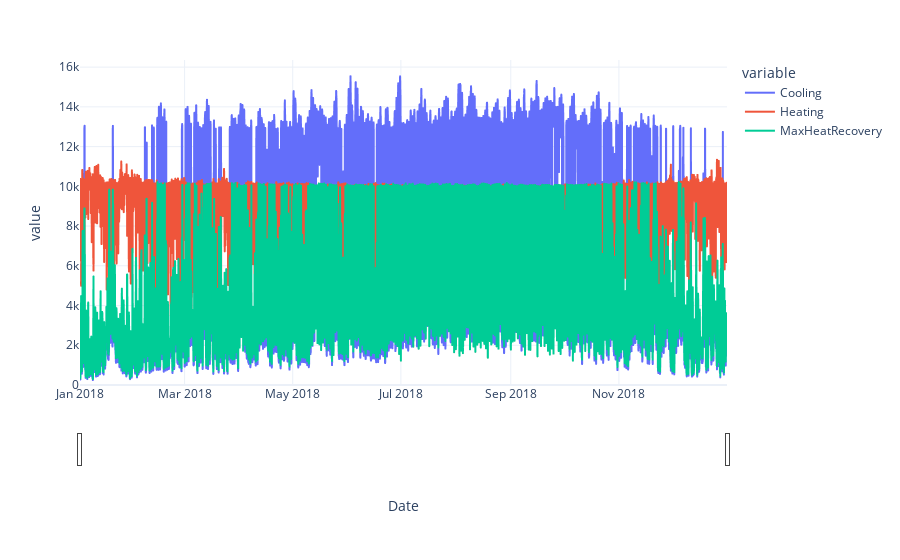

This figure's notebook cell:
### Code cell
toplot = lot[['Cooling', 'Heating', 'MaxHeatRecovery']].melt(ignore_index=False)
fig = px.line(toplot, x=toplot.index, y='value', color='variable')
fig.update_layout(
    xaxis=dict(
        rangeslider=dict(
            visible=True
        ),
    ),
    yaxis=dict(rangemode='tozero')
)
fig

### Figure 1 — Plotly figure (JSON) as saved in the notebook; plotly's stock layout.template omitted (floating-point values rounded to 4 significant figures; data arrays with more than 128 entries replaced by an {"elided": "..."} marker saying what was removed)
{"data": [{"hovertemplate": "variable=Cooling<br>Date=%{x}<br>value=%{y}<extra></extra>", "legendgroup": "Cooling", "line": {"color": "#636efa", "dash": "solid"}, "mode": "lines", "name": "Cooling", "showlegend": true, "type": "scattergl", "x": {"elided": "8760 str values"}, "xaxis": "x", "y": {"elided": "8760 float values"}, "yaxis": "y"}, {"hovertemplate": "variable=Heating<br>Date=%{x}<br>value=%{y}<extra></extra>", "legendgroup": "Heating", "line": {"color": "#EF553B", "dash": "solid"}, "mode": "lines", "name": "Heating", "showlegend": true, "type": "scattergl", "x": {"elided": "8760 str values"}, "xaxis": "x", "y": {"elided": "8760 float values"}, "yaxis": "y"}, {"hovertemplate": "variable=MaxHeatRecovery<br>Date=%{x}<br>value=%{y}<extra></extra>", "legendgroup": "MaxHeatRecovery", "line": {"color": "#00cc96", "dash": "solid"}, "mode": "lines", "name": "MaxHeatRecovery", "showlegend": true, "type": "scattergl", "x": {"elided": "8760 str values"}, "xaxis": "x", "y": {"elided": "8760 float values"}, "yaxis": "y"}], "layout": {"autosize": true, "legend": {"title": {"text": "variable"}, "tracegroupgap": 0}, "margin": {"t": 60}, "xaxis": {"anchor": "y", "autorange": true, "domain": [0, 1], "range": ["2018-01-01", "2018-12-31 22:59:59.998"], "rangeslider": {"autorange": true, "range": ["2018-01-01", "2018-12-31 22:59:59.998"], "visible": true, "yaxis": {"_template": null, "rangemode": "match"}}, "title": {"text": "Date"}, "type": "date"}, "yaxis": {"anchor": "x", "autorange": true, "domain": [0, 1], "range": [0, 16360.0], "rangemode": "tozero", "title": {"text": "value"}, "type": "linear"}}}
